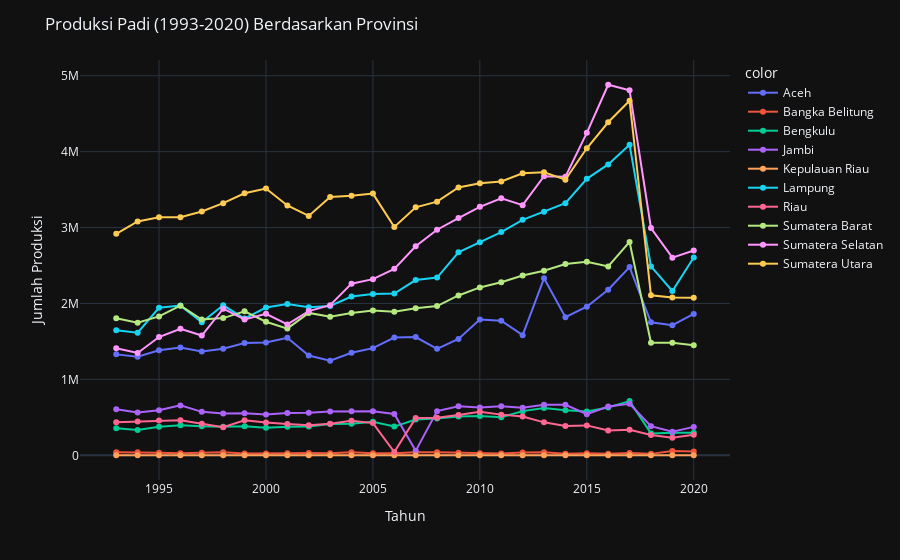

The notebook cell this image was saved under:
### Markdown cell above
# Grafik Produksi Padi dari Tahun 1993-2020

### Code cell
timeline_prov = df.groupby(['Provinsi','Tahun'] )['Produksi'].sum().reset_index()

fig = px.line(x = timeline_prov['Tahun'], y = timeline_prov['Produksi'],color =timeline_prov['Provinsi'], template='plotly_dark', markers=True)
fig.update_layout(title='Produksi Padi (1993-2020) Berdasarkan Provinsi',
                   xaxis_title='Tahun',
                   yaxis_title='Jumlah Produksi')
fig.show()

### Figure 1 — Plotly figure (JSON) as saved in the notebook; plotly's stock layout.template omitted (floating-point values rounded to 4 significant figures)
{"data": [{"hovertemplate": "color=Aceh<br>x=%{x}<br>y=%{y}<extra></extra>", "legendgroup": "Aceh", "line": {"color": "#636efa", "dash": "solid"}, "marker": {"symbol": "circle"}, "mode": "markers+lines", "name": "Aceh", "orientation": "v", "showlegend": true, "type": "scatter", "x": [1993, 1994, 1995, 1996, 1997, 1998, 1999, 2000, 2001, 2002, 2003, 2004, 2005, 2006, 2007, 2008, 2009, 2010, 2011, 2012, 2013, 2014, 2015, 2016, 2017, 2018, 2019, 2020], "xaxis": "x", "y": [1329536, 1299699, 1382905, 1419128, 1368074, 1404580, 1478712, 1486909, 1547499, 1314165, 1246614, 1350748, 1411650, 1552078, 1556858, 1402287, 1533369, 1788738, 1772962, 1582393, 2331046, 1820062, 1956940, 2180754, 2478922, 1752000.0, 1714000.0, 1862000.0], "yaxis": "y"}, {"hovertemplate": "color=Bangka Belitung<br>x=%{x}<br>y=%{y}<extra></extra>", "legendgroup": "Bangka Belitung", "line": {"color": "#EF553B", "dash": "solid"}, "marker": {"symbol": "circle"}, "mode": "markers+lines", "name": "Bangka Belitung", "orientation": "v", "showlegend": true, "type": "scatter", "x": [1993, 1994, 1995, 1996, 1997, 1998, 1999, 2000, 2001, 2002, 2003, 2004, 2005, 2006, 2007, 2008, 2009, 2010, 2011, 2012, 2013, 2014, 2015, 2016, 2017, 2018, 2019, 2020], "xaxis": "x", "y": [39600.0, 39440.0, 32950.0, 27390.0, 32320.0, 39940.0, 24300.0, 22550.0, 26650.0, 30510.0, 25500.0, 41540.0, 27900.0, 25420.0, 40350.0, 41600.0, 33640.0, 26490.0, 22150.0, 35670.0, 38880.0, 19000.0, 27000.0, 20200.0, 28970.0, 18951, 57324, 48806], "yaxis": "y"}, {"hovertemplate": "color=Bengkulu<br>x=%{x}<br>y=%{y}<extra></extra>", "legendgroup": "Bengkulu", "line": {"color": "#00cc96", "dash": "solid"}, "marker": {"symbol": "circle"}, "mode": "markers+lines", "name": "Bengkulu", "orientation": "v", "showlegend": true, "type": "scatter", "x": [1993, 1994, 1995, 1996, 1997, 1998, 1999, 2000, 2001, 2002, 2003, 2004, 2005, 2006, 2007, 2008, 2009, 2010, 2011, 2012, 2013, 2014, 2015, 2016, 2017, 2018, 2019, 2020], "xaxis": "x", "y": [356709, 334232, 377337, 396977, 382123, 375533, 381577, 362979, 376973, 379818, 413375, 414741, 441276, 378377, 470469, 484900, 510160, 516869, 502552, 581910, 622832, 593194, 578654, 629224, 714017, 288800.0, 296500.0, 296900.0], "yaxis": "y"}, {"hovertemplate": "color=Jambi<br>x=%{x}<br>y=%{y}<extra></extra>", "legendgroup": "Jambi", "line": {"color": "#ab63fa", "dash": "solid"}, "marker": {"symbol": "circle"}, "mode": "markers+lines", "name": "Jambi", "orientation": "v", "showlegend": true, "type": "scatter", "x": [1993, 1994, 1995, 1996, 1997, 1998, 1999, 2000, 2001, 2002, 2003, 2004, 2005, 2006, 2007, 2008, 2009, 2010, 2011, 2012, 2013, 2014, 2015, 2016, 2017, 2018, 2019, 2020], "xaxis": "x", "y": [607529, 564722, 593502, 657650, 572269, 550277, 553641, 536779, 556564, 561007, 578346, 579404, 579635, 544597, 58663, 581704, 644947, 628828, 646641, 625164, 664535, 664720, 541486, 642095, 678127, 383000.0, 309900.0, 374400.0], "yaxis": "y"}, {"hovertemplate": "color=Kepulauan Riau<br>x=%{x}<br>y=%{y}<extra></extra>", "legendgroup": "Kepulauan Riau", "line": {"color": "#FFA15A", "dash": "solid"}, "marker": {"symbol": "circle"}, "mode": "markers+lines", "name": "Kepulauan Riau", "orientation": "v", "showlegend": true, "type": "scatter", "x": [1993, 1994, 1995, 1996, 1997, 1998, 1999, 2000, 2001, 2002, 2003, 2004, 2005, 2006, 2007, 2008, 2009, 2010, 2011, 2012, 2013, 2014, 2015, 2016, 2017, 2018, 2019, 2020], "xaxis": "x", "y": [886.3, 849.8, 804.3, 997, 721.3, 770.7, 951.0, 750.3, 766.5, 841.2, 905.9, 972.5, 983.1, 977.8, 987.1, 813.2, 771.0, 869.5, 953.0, 831.2, 911.5, 931.1, 715.5, 792.2, 963.4, 1097, 1150, 852], "yaxis": "y"}, {"hovertemplate": "color=Lampung<br>x=%{x}<br>y=%{y}<extra></extra>", "legendgroup": "Lampung", "line": {"color": "#19d3f3", "dash": "solid"}, "marker": {"symbol": "circle"}, "mode": "markers+lines", "name": "Lampung", "orientation": "v", "showlegend": true, "type": "scatter", "x": [1993, 1994, 1995, 1996, 1997, 1998, 1999, 2000, 2001, 2002, 2003, 2004, 2005, 2006, 2007, 2008, 2009, 2010, 2011, 2012, 2013, 2014, 2015, 2016, 2017, 2018, 2019, 2020], "xaxis": "x", "y": [1646900, 1615751, 1943709, 1971740, 1753656, 1975700, 1801422, 1946406, 1992726, 1951109, 1966293, 2091996, 2124144, 2129914, 2308404, 2341075, 2673844, 2807676, 2940795, 3101455, 3207002, 3320064, 3641895, 3831923, 4090654, 2489000.0, 2164000.0, 2605000.0], "yaxis": "y"}, {"hovertemplate": "color=Riau<br>x=%{x}<br>y=%{y}<extra></extra>", "legendgroup": "Riau", "line": {"color": "#FF6692", "dash": "solid"}, "marker": {"symbol": "circle"}, "mode": "markers+lines", "name": "Riau", "orientation": "v", "showlegend": true, "type": "scatter", "x": [1993, 1994, 1995, 1996, 1997, 1998, 1999, 2000, 2001, 2002, 2003, 2004, 2005, 2006, 2007, 2008, 2009, 2010, 2011, 2012, 2013, 2014, 2015, 2016, 2017, 2018, 2019, 2020], "xaxis": "x", "y": [436297, 445361, 458756, 461905, 416135, 370124, 461630, 431351, 413391, 396644, 414237, 454186, 424095, 42938, 490087, 494260, 531429, 574864, 535788, 512152, 434144, 385475, 393917, 325826, 337421, 266400.0, 230900.0, 269300.0], "yaxis": "y"}, {"hovertemplate": "color=Sumatera Barat<br>x=%{x}<br>y=%{y}<extra></extra>", "legendgroup": "Sumatera Barat", "line": {"color": "#B6E880", "dash": "solid"}, "marker": {"symbol": "circle"}, "mode": "markers+lines", "name": "Sumatera Barat", "orientation": "v", "showlegend": true, "type": "scatter", "x": [1993, 1994, 1995, 1996, 1997, 1998, 1999, 2000, 2001, 2002, 2003, 2004, 2005, 2006, 2007, 2008, 2009, 2010, 2011, 2012, 2013, 2014, 2015, 2016, 2017, 2018, 2019, 2020], "xaxis": "x", "y": [1806424, 1747543, 1829192, 1971180, 1787719, 1807622, 1897678, 1759059, 1668955, 1875834, 1823739, 1875188, 1907390, 1889489, 1938120, 1965634, 2105790, 2211248, 2279602, 2368390, 2430384, 2519020, 2550609, 2487929, 2810425, 1483000.0, 1483000.0, 1451000.0], "yaxis": "y"}, {"hovertemplate": "color=Sumatera Selatan<br>x=%{x}<br>y=%{y}<extra></extra>", "legendgroup": "Sumatera Selatan", "line": {"color": "#FF97FF", "dash": "solid"}, "marker": {"symbol": "circle"}, "mode": "markers+lines", "name": "Sumatera Selatan", "orientation": "v", "showlegend": true, "type": "scatter", "x": [1993, 1994, 1995, 1996, 1997, 1998, 1999, 2000, 2001, 2002, 2003, 2004, 2005, 2006, 2007, 2008, 2009, 2010, 2011, 2012, 2013, 2014, 2015, 2016, 2017, 2018, 2019, 2020], "xaxis": "x", "y": [1409559, 1347611, 1557944, 1666591, 1577398, 1931505, 1789961, 1863643, 1723433, 1899849, 1977345, 2260794, 2320110, 2456251, 2753044, 2971286, 3125236, 3272451, 3384670, 3295247, 3676723, 3670435, 4247922, 4881089, 4807430, 2994000.0, 2603000.0, 2697000.0], "yaxis": "y"}, {"hovertemplate": "color=Sumatera Utara<br>x=%{x}<br>y=%{y}<extra></extra>", "legendgroup": "Sumatera Utara", "line": {"color": "#FECB52", "dash": "solid"}, "marker": {"symbol": "circle"}, "mode": "markers+lines", "name": "Sumatera Utara", "orientation": "v", "showlegend": true, "type": "scatter", "x": [1993, 1994, 1995, 1996, 1997, 1998, 1999, 2000, 2001, 2002, 2003, 2004, 2005, 2006, 2007, 2008, 2009, 2010, 2011, 2012, 2013, 2014, 2015, 2016, 2017, 2018, 2019, 2020], "xaxis": "x", "y": [2918152, 3079960, 3134533, 3136760, 3212208, 3321049, 3451430, 3514253, 3291515, 3153305, 3403075, 3418782, 3447394, 3007636, 3265834, 3340794, 3527899, 3582302, 3607403, 3715514, 3727249, 3631039, 4044829, 4387000.0, 4670000.0, 2108000.0, 2079000.0, 2076000.0], "yaxis": "y"}], "layout": {"autosize": true, "legend": {"title": {"text": "color"}, "tracegroupgap": 0}, "margin": {"t": 60}, "title": {"text": "Produksi Padi (1993-2020) Berdasarkan Provinsi"}, "xaxis": {"anchor": "y", "autorange": true, "domain": [0, 1], "range": [1991.0, 2022.0], "title": {"text": "Tahun"}, "type": "linear"}, "yaxis": {"anchor": "x", "autorange": true, "domain": [0, 1], "range": [-377200.0, 5259000.0], "title": {"text": "Jumlah Produksi"}, "type": "linear"}}}
